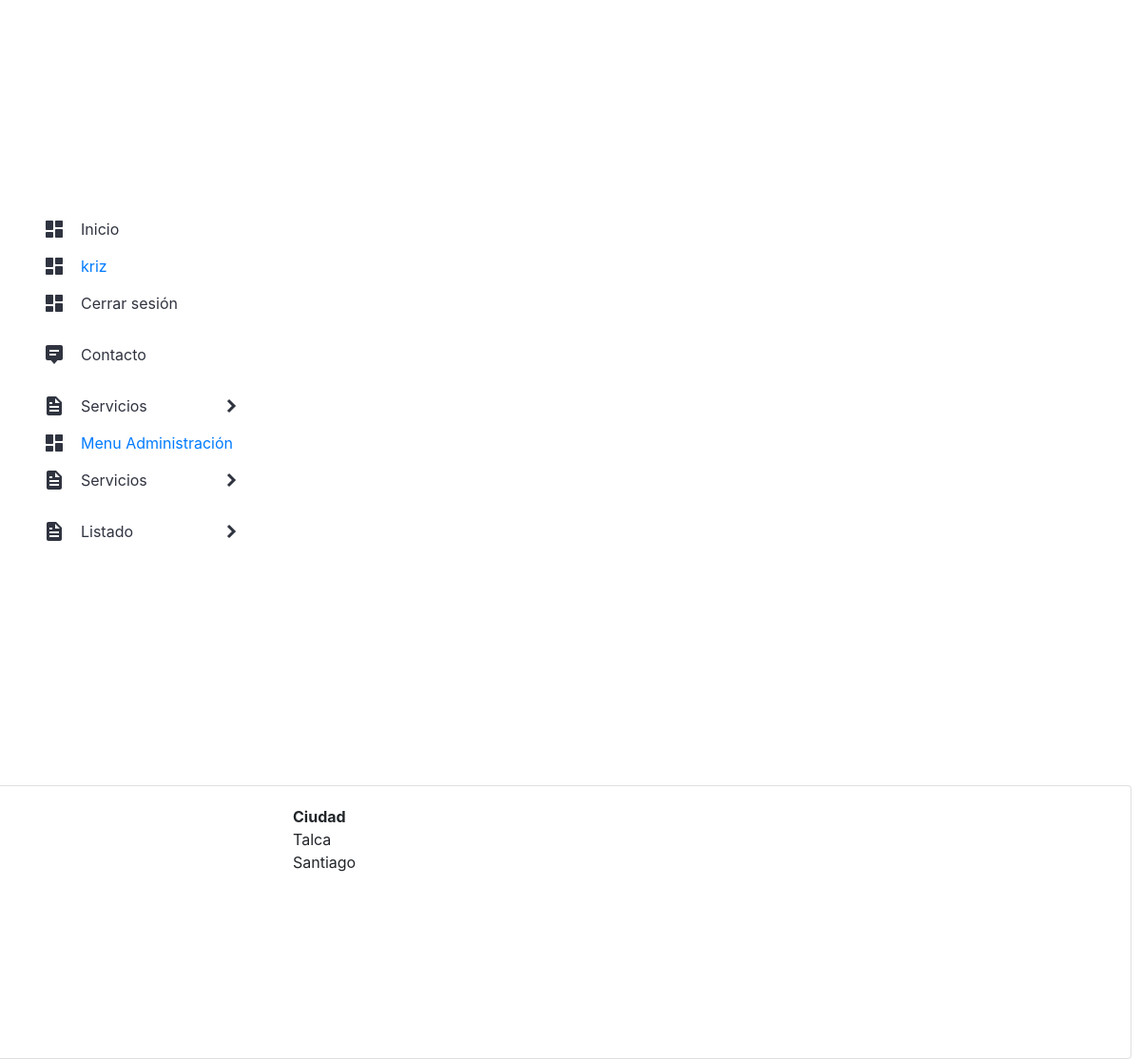
The app's page /listar_ciudades/ (signed in), older data.
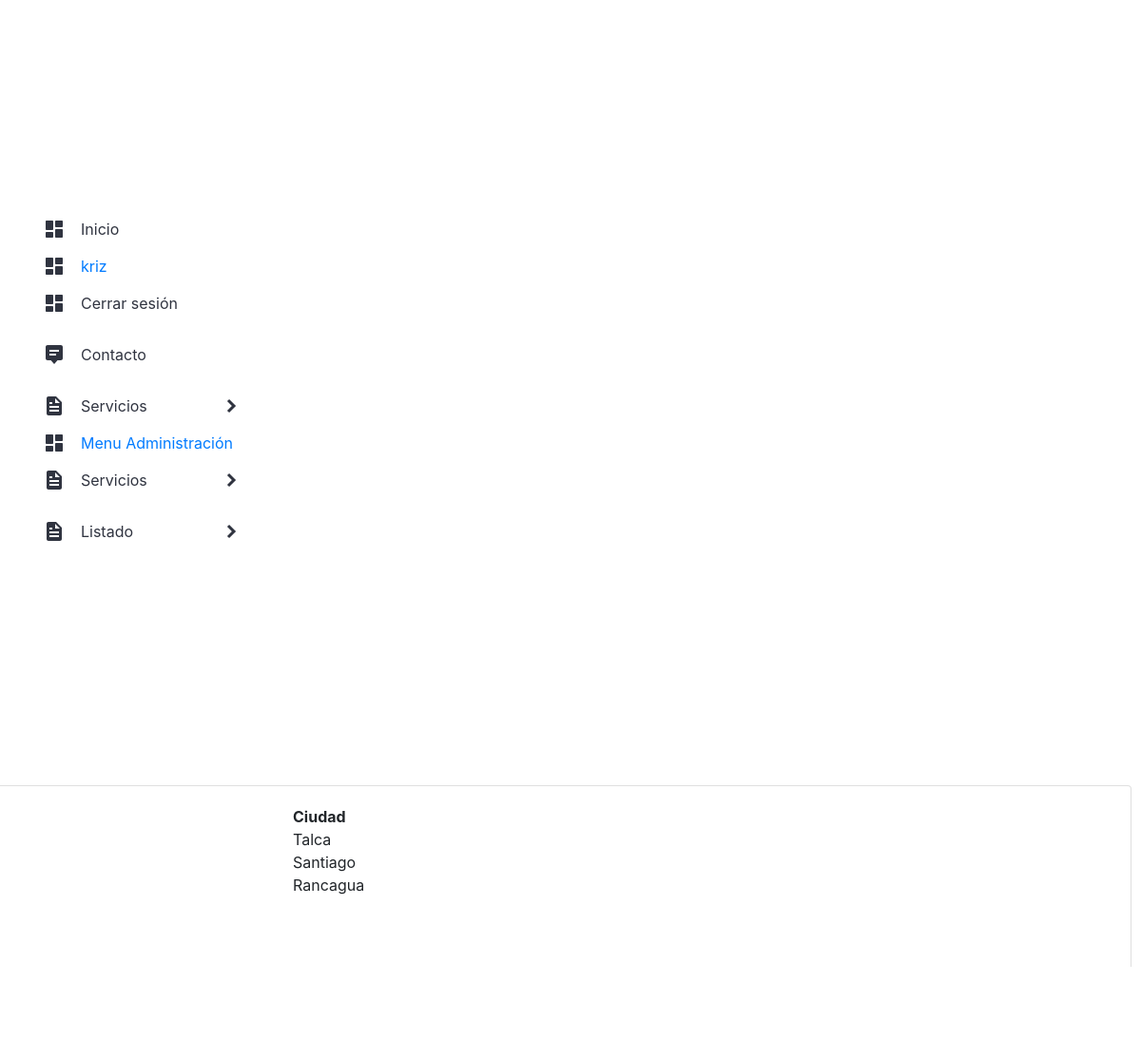
The same page, newer data.
### app/models.py (models this page shows, shortened)
class Ciudad (models.Model):
    nombre_ciudad = models.CharField(max_length=50)

### app/views.py (the view)
# urls.py: path('listar_ciudades/', listar_ciudades, name="listar_ciudades"),
@login_required
def listar_ciudades(request):
    Ciudades = Ciudad.objects.all()
    data = {
        'Ciudades': Ciudades
    }
    return render(request, 'app/productos/listar_ciudades.html', data)

### app/templates/app/productos/listar_ciudades.html
{% extends 'app/base.html' %}
{% block contenido %}
{% load humanize %}
<div class="card">
    <div class="card-body">
        <div class="row">
            <div class="col-12 col-md-6 offset-md-3">
                <table>
                    <tr>
                        <th>Ciudad</th>
                    </tr>
                    {% for c in Ciudades %}
                    <tr>
                        <td>{{ c.nombre_ciudad | title }}</td>
                    </tr>
                    {%endfor%}
                </table>
            </div>
        </div>
    </div>
</div>
{% endblock %}

Row changes from the older to the newer data that the page shows:
added Ciudad: nombre_ciudad "Rancagua"
